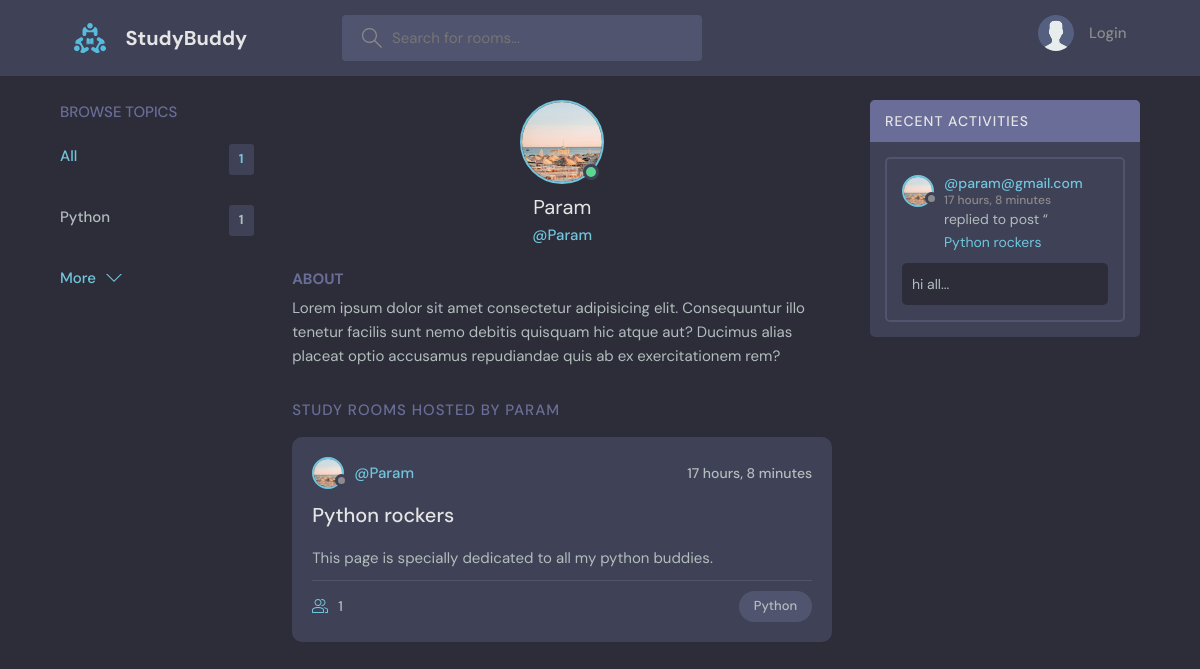
Page /profile/1/ on the committed database.
### base/models.py (models this page shows)
class Topic(models.Model):
    name=models.CharField(max_length=200)
    def __str__(self):
        return self.name

class User(AbstractUser):
    name=models.CharField(max_length=200,null=True)
    email = models.EmailField(max_length=255, unique=True)
    bio=models.TextField(null=True)
    avatar=models.ImageField(null=True,default="avatat.svg")
    USERNAME_FIELD="email"
    REQUIRED_FIELDS=[]

class Room(models.Model):
    host=models.ForeignKey(User,on_delete=models.SET_NULL,null=True)
    topic=models.ForeignKey(Topic,on_delete=models.SET_NULL,null=True)
    name=models.CharField(max_length=200)
    participants=models.ManyToManyField(User,related_name="participants",blank=True)
    description=models.TextField(null=True,blank=True)
    updated=models.DateTimeField(auto_now=True)
    created=models.DateTimeField(auto_now_add=True)
    class Meta():
        ordering=['-updated','-created']
    def __str__(self):
        return self.name

class Message(models.Model):
    user=models.ForeignKey(User,on_delete=models.CASCADE)
    room=models.ForeignKey(Room,on_delete=models.CASCADE)
    body=models.TextField()
    updated=models.DateTimeField(auto_now=True)
    created=models.DateTimeField(auto_now_add=True)
    class Meta():
        ordering=['-updated','-created']
    def __str__(self):
        return self.body[:50]

### base/views.py (the view)
# urls.py: path("profile/<str:pk>/", views.userProfile, name="user-profile"),
def userProfile(req,pk):
    user=User.objects.get(id=pk)
    rooms=user.room_set.all()
    topics=Topic.objects.all()
    room_messages=user.message_set.all()
    context={'user':user,'rooms':rooms,'topics':topics,'room_messages':room_messages}
    return render(req,'base/profile.html',context)

### base/templates/base/profile.html (shortened to what this page needs)
{%extends 'main.html'%}
{%block content%}
  <main class="profile-page layout layout--3">
    <div class="container">
      {%include 'base/topic_component.html'%}
      <div class="roomList">
        <div class="profile">
          <div class="profile__avatar">
            <div class="avatar avatar--large active">
              <img src="{{user.avatar.url}}" />
            </div>
          </div>
          <div class="profile__info">
            <h3>{{ user.username}}</h3>
            <p>@{{ user.username}}</p>
          </div>
          <div class="profile__about">
            <h3>About</h3>
            <p>
              Lorem ipsum dolor sit amet consectetur adipisicing elit. Consequuntur illo tenetur
              facilis sunt nemo debitis quisquam hic atque aut? Ducimus alias placeat optio
              accusamus repudiandae quis ab ex exercitationem rem?
            </p>
          </div>
        </div>
        <div class="roomList__header">
          <div>
            <h2>Study Rooms Hosted by {{user.username}}</a>
            </h2>
          </div>
        </div>
        {% include  'base/feed_component.html'%}
      </div>
      {%include 'base/activity_component.html'%}
    </div>
  </main>
  {% endblock%}

### base/templates/base/topic_component.html
<div class="topics">
  <div class="topics__header">
    <h2>Browse Topics</h2>
  </div>
  <ul class="topics__list">
    <li>
      <a href="{%url 'home'%}" class="active">All<span>{{topics.count}}</span></a>
    </li>
    {%for topic in topics%}
    <li>
    <a href="{%url 'home'%}?q={{topic.name}}">{{topic.name}} <span>{{topic.room_set.all.count}}</span></a>
    </li>
    {%endfor%}
  </ul>
  <a class="btn btn--link" href="{% url 'topics' %}">
    More
    <svg
      version="1.1"
      xmlns="http://www.w3.org/2000/svg"
      width="32"
      height="32"
      viewBox="0 0 32 32"
    >
      <title>chevron-down</title>
      <path d="M16 21l-13-13h-3l16 16 16-16h-3l-13 13z"></path>
    </svg>
  </a>
</div>

### base/templates/base/feed_component.html (shortened to what this page needs)
{%for room in rooms%}
<div class="roomListRoom">
  <div class="roomListRoom__header">
    <a href="{%url 'user-profile' room.host.id %}" class="roomListRoom__author">
      <div class="avatar avatar--small">
        <img src="{{room.host.avatar.url}}" />
      </div>
      <span>@{{room.host.username}}</span>
    </a>
    <div class="roomListRoom__actions">
      <span>{{room.created|timesince}}</span>
    </div>
  </div>
  <div class="roomListRoom__content">
    <a href="{% url 'room' room.id %}">{{room.name}}</a>
    <p>{{room.description}}</p>
  </div>
  <div class="roomListRoom__meta">
    <a href="{%url 'room' room.id%}" class="roomListRoom__joined">
      {{room.participants.count}}
    </a>
    <p class="roomListRoom__topic">{{room.topic}}</p>
  </div>
</div>
{%endfor%}

### base/templates/base/activity_component.html (shortened to what this page needs)
<div class="activities">
  <div class="activities__header">
    <h2>Recent Activities</h2>
  </div>
  {% for message in room_messages %}
  <div class="activities__box">
    <div class="activities__boxHeader roomListRoom__header">
      <a
        href="{%url 'user-profile' message.user.id %}"
        class="roomListRoom__author"
      >
        <div class="avatar avatar--small">
          <img src="{{message.user.avatar.url}}" />
        </div>
        <p>
          @{{message.user}}
          <span>{{message.created|timesince}}</span>
        </p>
      </a>
    </div>
    <div class="activities__boxContent">
      <p>
        replied to post “<a href="{url 'room' messsage.room.id}"
          >{{message.room}}</a
        >
      </p>
      <div class="activities__boxRoomContent">{{message}}</div>
    </div>
  </div>
  {% endfor %}
</div>

### rows in the picture
Topic: name "Python", room_set.all.count "1"
User: avatar (picture), username "Param", username "PARAM"
Room: host.avatar (picture), host.username "Param", created "17 hours, 8 minutes", name "Python rockers", description "This page is specially dedicated to all my python buddies.", participants.count "1", topic "Python"
Message: user.avatar (picture), user "param@gmail.com", created "17 hours, 8 minutes", room "Python rockers", body "hi all..."

### other values in the picture
{{ topics.count }} "1"
